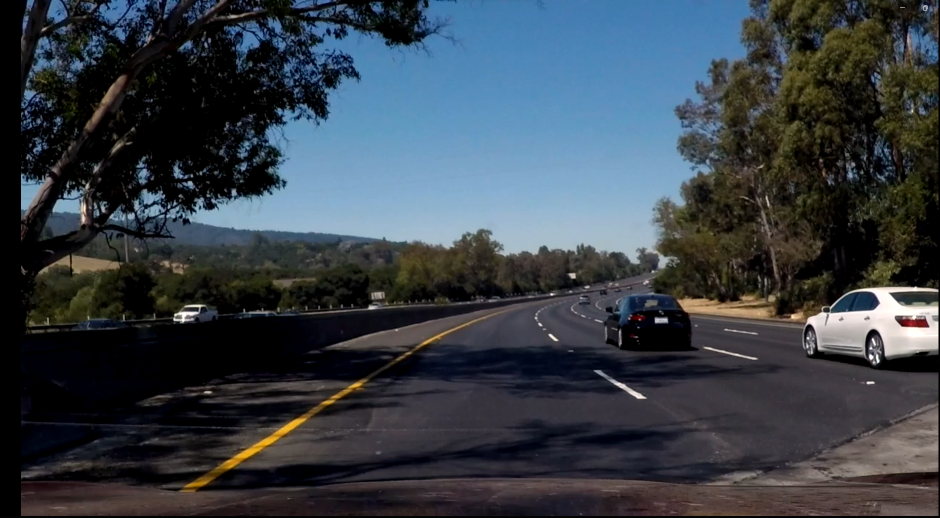
#> input picture lane_detection/Screenshot 2024-01-21 154729.png, 1879 x 1036 px (shown at 1/2 size)
$ python remove_bg.py
#> lines starting #> are read from the running program, lines starting #| are printed output that depends on the picture
import cv2
import numpy as np


pt1 = [850, 650]
pt2 = [1130, 650]
pt3 = [500, 850]
pt4 = [1500, 850]

img = cv2.imread("Screenshot 2024-01-21 154729.png")
#> img is the input picture: shape (1036, 1879, 3); mean B, G, R 71, 63, 55
cv2.namedWindow("Image", cv2.WINDOW_NORMAL)
cv2.resizeWindow("Image", 500, 300)

# [4 lines of commented-out code are left out]

pts1 = np.float32([pt1, pt2, pt3, pt4])
pts2 = np.float32([[0, 0], [400, 0], [0, 640], [400, 640]])
M = cv2.getPerspectiveTransform(pts1, pts2)
transform_frame = cv2.warpPerspective(img, M, [400, 640])
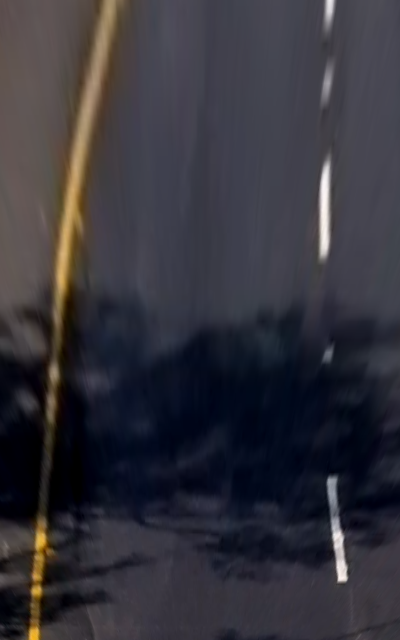
#> transform_frame: shape (640, 400, 3); mean B, G, R 59.1, 51.3, 52.9

ret, threshold = cv2.threshold(transform_frame, 100, 255, cv2.THRESH_TOZERO)
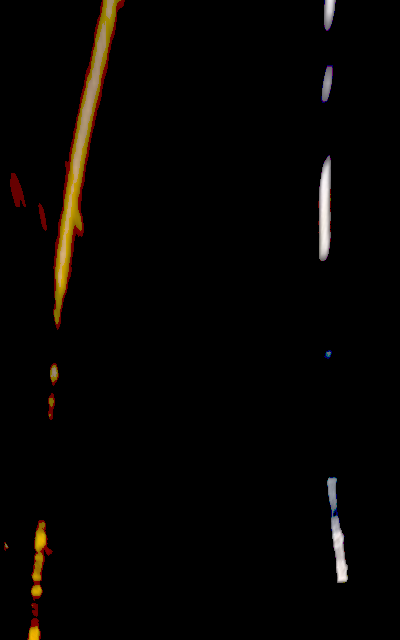
#> threshold: shape (640, 400, 3); mean B, G, R 2.5, 4.4, 6.2
cv2.imshow("Image", threshold)
cv2.waitKey(0)

$ run again, with lane_detection/Screenshot 2024-01-20 132100.png copied over lane_detection/Screenshot 2024-01-21 154729.png
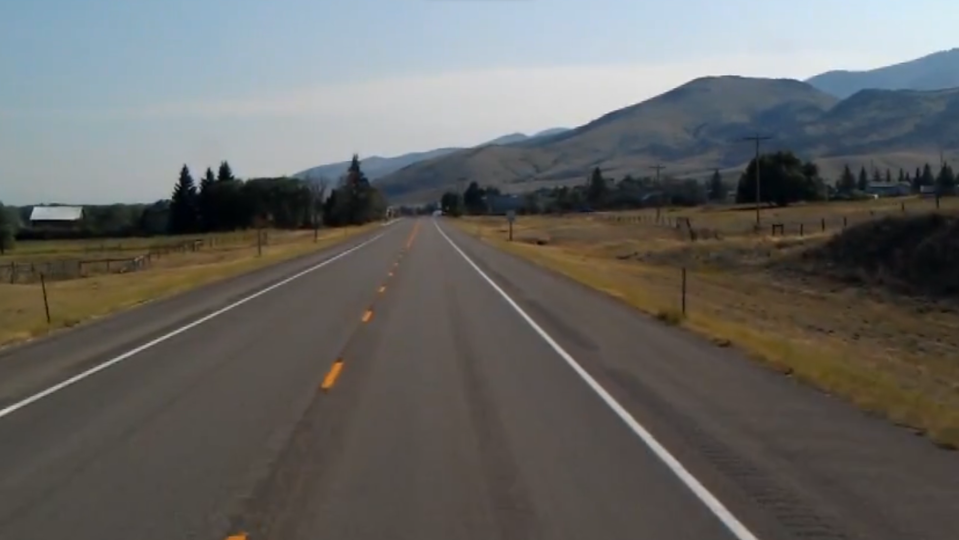
#> input picture lane_detection/Screenshot 2024-01-20 132100.png, 1918 x 1080 px (shown at 1/2 size)
#> img is the input picture: shape (1080, 1918, 3); mean B, G, R 100, 102.2, 102.4
#> `transform_frame = cv2.warpPerspective(img, M, [400, 640])`:
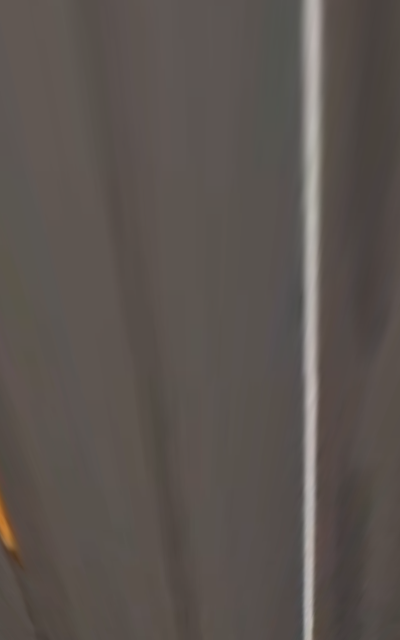
#> transform_frame: shape (640, 400, 3); mean B, G, R 79.2, 83.7, 91
#> `ret, threshold = cv2.threshold(transform_frame, 100, 255, cv2.THRESH_T..`:
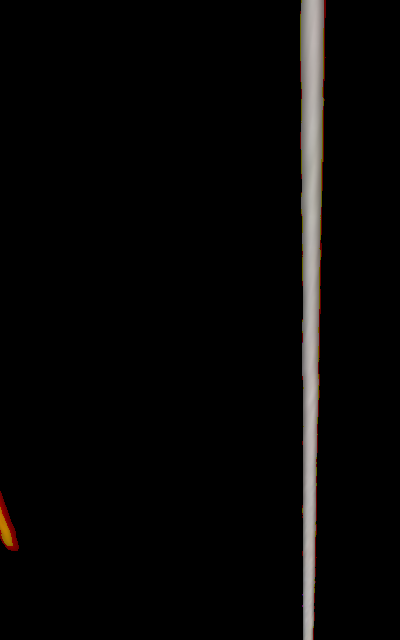
#> threshold: shape (640, 400, 3); mean B, G, R 6.1, 6.6, 7.3
